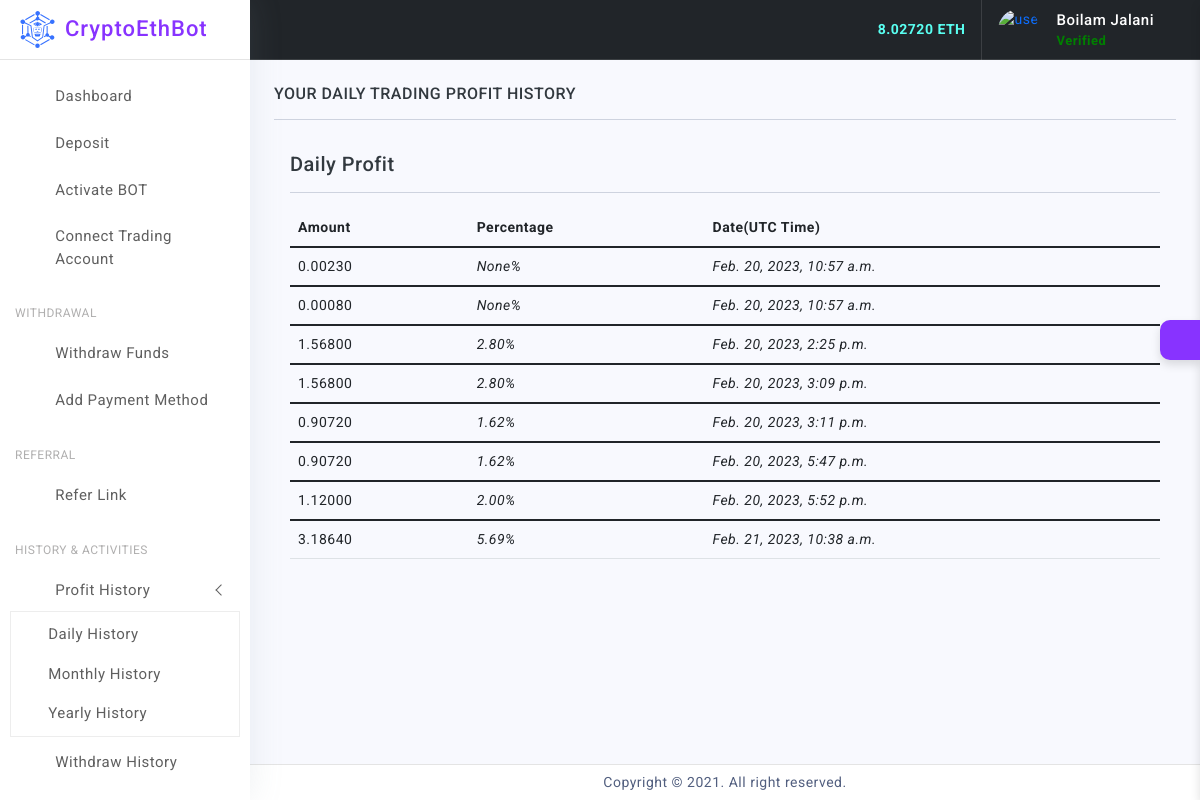
/daily-profit-history/ (signed in), run on the app's committed database.
### mainapp/models.py (models this page shows, shortened)
class Customer(NumeratorMixin, MPTTModel, models.Model):
    class Meta:
        verbose_name = _('Customer')
        verbose_name_plural = _('Customers')
        unique_together = ('parent', 'account')
    limit = 10000000
    parent = TreeForeignKey(
        'self', null=True, blank=True,
        on_delete=models.SET_NULL,
        related_name='downlines',
        verbose_name=_('Up Line'))
    account = models.OneToOneField(
        get_user_model(),
        on_delete=models.CASCADE,
        verbose_name=_('account'))
    balance = models.DecimalField(
        default=0,
        max_digits=15,
        decimal_places=5,
        blank=True, null=True,
        verbose_name=_("Balance"))
    roi_profit = models.DecimalField(default=0,max_digits=15,decimal_places=5, blank=True, null=True)
    today_percent = models.DecimalField(default=0,max_digits=15, decimal_places=2, blank=True, null=True)
    total_roi_profit = models.DecimalField(default=0,max_digits=15,decimal_places=5, blank=True, null=True)
    level_income = models.DecimalField(default=0,max_digits=15,decimal_places=5, blank=True, null=True)
    total_level_income = models.DecimalField(default=0,max_digits=15,decimal_places=5, blank=True, null=True)
    direct_refer_income = models.DecimalField(default=0,max_digits=15,decimal_places=5, blank=True, null=True)
    total_direct_refer_income = models.DecimalField(default=0,max_digits=15,decimal_places=5, blank=True, null=True)
    bot_profit = models.DecimalField(default=0,max_digits=15,decimal_places=5, blank=True, null=True)
    trading_balance = models.DecimalField(default=0,max_digits=15,decimal_places=5, blank=True, null=True)
    created_at = models.DateTimeField(
        default=timezone.now, editable=False)
    code = models.CharField(max_length=12, blank=True)
    account_address = models.CharField(max_length=60, blank=True, null=True)
    active = models.BooleanField(default=True)
    invested = models.BooleanField(default=False)
    updated_at = models.DateTimeField(auto_now=True)

### history/models.py (models this page shows)
class DailyProfitHistory(models.Model):
    user = models.ForeignKey(User, related_name="daily_profit_history", on_delete=models.CASCADE)
    today_profit = models.DecimalField(max_digits=15,decimal_places=5, blank=True, null=True)
    today_percent = models.DecimalField(max_digits=15,decimal_places=2, blank=True, null=True)
    active = models.BooleanField(default=True)
    confirmed = models.BooleanField(default=False)
    created_at = models.DateTimeField(auto_now_add=True)
    updated_at = models.DateTimeField(auto_now=True)
    def __str__(self):
        return self.user.username

### history/views.py (the view)
# urls.py: re_path('daily-profit-history/', daily_profit_history, name='daily-profit-history'),
def daily_profit_history(request):
    object_list = DailyProfitHistory.objects.filter(user=request.user)
    print(object_list)
    context = {
        'object_list': object_list
    }
    return render(request, 'history/history.html', context)

### mainapp/templatetags/tags.py (called while the page is built)
@register.simple_tag
def number_of_messages(request):
    referrals = Customer.objects.get(account=request.user)
    balance = referrals.balance
    return balance

### history/templates/history/history.html (shortened to what this page needs)
{% extends 'dashboard/base/baseana.html' %}
{% load static %}
{% load widget_tweaks %}
{% block content %}
		<div class="page-wrapper">
			<div class="page-content">
						<h6 class="mb-0 text-uppercase">Your Daily Trading Profit History</h6>
						<hr/>
                                        <div class="card-body">
                                            <div class="card-title">
                                                <h5 class="mb-0">Daily Profit</h5>
                                            </div>
                                            <hr/>
                                            <div class="table-responsive">
                                                <table class="table">
                                                    <thead>
                                                        <tr>
                                                            <th>Amount</th>
                                                            <th>Percentage</th>
                                                            <th>Date(UTC Time)</th>
                                                        </tr>
                                                    </thead>
                                                    {% for object in object_list %}
                                                    <tbody>
                                                        <tr>
                                                            <td>{{ object.today_profit }}</td>
                                                            <td><em>{{ object.today_percent }}%</em>
                                                            <td><em>{{ object.created_at }}</em>
                                                        </tr>
                                                    </tbody>
                                                    {% endfor %}
                                                </table>
                                            </div>
                                        </div>
			</div>
		</div>
{% endblock %}

### templates/dashboard/base/baseana.html (shortened to what this page needs)
{% load static %}
{% load tags %}
<!doctype html>
<html lang="en">
<head>
	<link href="{% static 'dashboard/assets/plugins/simplebar/css/simplebar.css' %}" rel="stylesheet" />
	<link href="{% static 'dashboard/assets/plugins/perfect-scrollbar/css/perfect-scrollbar.css' %}" rel="stylesheet" />
	<link href="{% static 'dashboard/assets/plugins/highcharts/css/highcharts.css' %}" rel="stylesheet" />
	<link href="{% static 'dashboard/assets/plugins/metismenu/css/metisMenu.min.css' %}" rel="stylesheet" />
	<link href="{% static 'dashboard/assets/plugins/vectormap/jquery-jvectormap-2.0.2.css' %}" rel="stylesheet" />
	<link href="{% static 'dashboard/assets/css/pace.min.css' %}" rel="stylesheet" />
	<link href="{% static 'dashboard/assets/css/bootstrap.min.css' %}" rel="stylesheet">
	<link href="{% static 'dashboard/assets/css/bootstrap-extended.css' %}" rel="stylesheet">
	<link href="{% static 'dashboard/assets/css/app.css' %}" rel="stylesheet">
	<link href="{% static 'dashboard/assets/css/icons.css' %}" rel="stylesheet">
	<link rel="stylesheet" href="{% static 'dashboard/assets/css/dark-theme.css' %}" />
	<link rel="stylesheet" href="{% static 'dashboard/assets/css/semi-dark.css' %}" />
	<link rel="stylesheet" href="{% static 'dashboard/assets/css/header-colors.css' %}" />
</head>
<body>
	<div class="wrapper">
		<div class="sidebar-wrapper" data-simplebar="true">
			<div class="sidebar-header">
				<div>
					<img src="{% static 'dashboard/assets/images/logo/icon.svg' %}" class="logo-icon" alt="logo icon">
				</div>
				<div>
					<h4 class="logo-text"><a href="/">CryptoEthBot</a> </h4>
				</div>
				<div class="toggle-icon ms-auto"><i class='bx bx-first-page'></i>
				</div>
			</div>
			<ul class="metismenu" id="menu">
				<li>
					<a href="/dashboard/">
						<div class="parent-icon"><i class='bx bx-home'></i>
						</div>
						<div class="menu-title">Dashboard</div>
					</a>
				</li>
				<li>
					<a href="/payment-method/">
						<div class="parent-icon"><i class='bx bx-spa' ></i>
						</div>
						<div class="menu-title">Deposit</div>
					</a>
				</li>
                <li>
					<a href="/bot/">
						<div class="parent-icon"><i class='bx bx-spa' ></i>
						</div>
						<div class="menu-title">Activate BOT</div>
					</a>
				</li>
				<li>
					<a href="/trading-account/">
						<div class="parent-icon"><i class='bx bx-spa' ></i>
						</div>
						<div class="menu-title">Connect Trading Account</div>
					</a>
				</li>
                <li class="menu-label">Withdrawal</li>
				<li>
					<a href="/withdraw-data/">
						<div class="parent-icon"><i class='bx bx-dollar-circle'></i>
						</div>
						<div class="menu-title">Withdraw Funds</div>
					</a>
				</li>
                <li>
					<a href="/withdraw-data/">
						<div class="parent-icon"><i class='bx bx-dollar-circle'></i>
						</div>
						<div class="menu-title">Add Payment Method</div>
					</a>
				</li>
                <li class="menu-label">Referral</li>
				<li>
					<a href="/refer/">
						<div class="parent-icon"><i class='bx bx-fast-forward'></i>
						</div>
						<div class="menu-title">Refer Link</div>
					</a>
				</li>
                <li class="menu-label">History & Activities</li>
                <li>
					<a href="javascript:;" class="has-arrow">
						<div class="parent-icon"><i class='bx bx-history' ></i>
						</div>
						<div class="menu-title">Profit History</div>
					</a>
					<ul>
						<li> <a href="/daily-profit-history/"><i class="bx bx-right-arrow-alt"></i>Daily History</a>
						</li>
						<li> <a href="/daily-profit-history/"><i class="bx bx-right-arrow-alt"></i>Monthly History</a>
						</li>
						<li> <a href="/daily-profit-history/"><i class="bx bx-right-arrow-alt"></i>Yearly History</a>
						</li>
					</ul>
				</li>
                <li>
					<a href="/withdraw-history/">
						<div class="parent-icon"><i class='bx bx-dollar-circle'></i>
						</div>
						<div class="menu-title">Withdraw History</div>
					</a>
				</li>
                <li>
					<a href="/deposit-history/">
					</a>
				</li>
			</ul>
		</div>
		<header>
			<div class="topbar d-flex align-items-center bg-dark shadow-none border-light-2 border-bottom">
				<nav class="navbar navbar-expand">
					<div class="top-menu-left d-none d-lg-block">
				 	 <ul class="nav">
						<li class="nav-item">
						  <a class="nav-link text-white" href="app-emailbox.html"><i class='bx bx-envelope'></i></a>
						</li>
						<li class="nav-item">
						  <a class="nav-link text-white" href="app-chat-box.html"><i class='bx bx-message'></i></a>
						</li>
						<li class="nav-item">
						  <a class="nav-link text-white" href="app-fullcalender.html"><i class='bx bx-calendar'></i></a>
						</li>
						<li class="nav-item">
							<a class="nav-link text-white" href="app-to-do.html"><i class='bx bx-check-square'></i></a>
						</li>
					</ul>
				   </div>
					<div class="top-menu ms-auto">
						<ul class="navbar-nav align-items-center">
							<li class="nav-item dropdown dropdown-large">
								<a class="nav-link dropdown-toggle dropdown-toggle-nocaret text-white" href="#" role="button" data-bs-toggle="dropdown" aria-expanded="false">	<i class='bx bx-category'></i>
								</a>
							</li>
                            <strong><span style="color: #59fff1">{% number_of_messages request %} ETH</span> </strong>
						</ul>
					</div>
					<div class="user-box dropdown border-light-2">
						<a class="d-flex align-items-center nav-link dropdown-toggle dropdown-toggle-nocaret" href="#" role="button" data-bs-toggle="dropdown" aria-expanded="false">
							<img src="{% static 'dashboard/assets/images/avatars/ethereum.png' %}" class="user-img" alt="user avatar">
							<div class="user-info ps-3">
								<p class="user-name mb-0 text-white">{{ request.user.first_name }} {{ request.user.last_name }}</p>
								<p class="designattion mb-0"><strong style="color: green">Verified</strong></p>
							</div>
						</a>
					</div>
				</nav>
			</div>
		</header>
        {% block content %}
        {% endblock %}
		<footer class="page-footer">
			<p class="mb-0">Copyright © 2021. All right reserved.</p>
		</footer>
	</div>
	<div class="switcher-wrapper">
		<div class="switcher-btn"> <i class='bx bx-cog bx-spin'></i>
		</div>
	</div>
</body>
</html>

### data on the page
DailyProfitHistory: today_profit "0.00230", today_percent "None", created_at "Feb. 20, 2023, 10:57 a.m."
DailyProfitHistory: today_profit "0.00080", today_percent "None", created_at "Feb. 20, 2023, 10:57 a.m."
DailyProfitHistory: today_profit "1.56800", today_percent "2.80", created_at "Feb. 20, 2023, 2:25 p.m."
DailyProfitHistory: today_profit "1.56800", today_percent "2.80", created_at "Feb. 20, 2023, 3:09 p.m."
DailyProfitHistory: today_profit "0.90720", today_percent "1.62", created_at "Feb. 20, 2023, 3:11 p.m."
DailyProfitHistory: today_profit "0.90720", today_percent "1.62", created_at "Feb. 20, 2023, 5:47 p.m."
DailyProfitHistory: today_profit "1.12000", today_percent "2.00", created_at "Feb. 20, 2023, 5:52 p.m."
DailyProfitHistory: today_profit "3.18640", today_percent "5.69", created_at "Feb. 21, 2023, 10:38 a.m."

### other printed values
{{ request.user.first_name }} "Boilam"
{{ request.user.last_name }} "Jalani"
